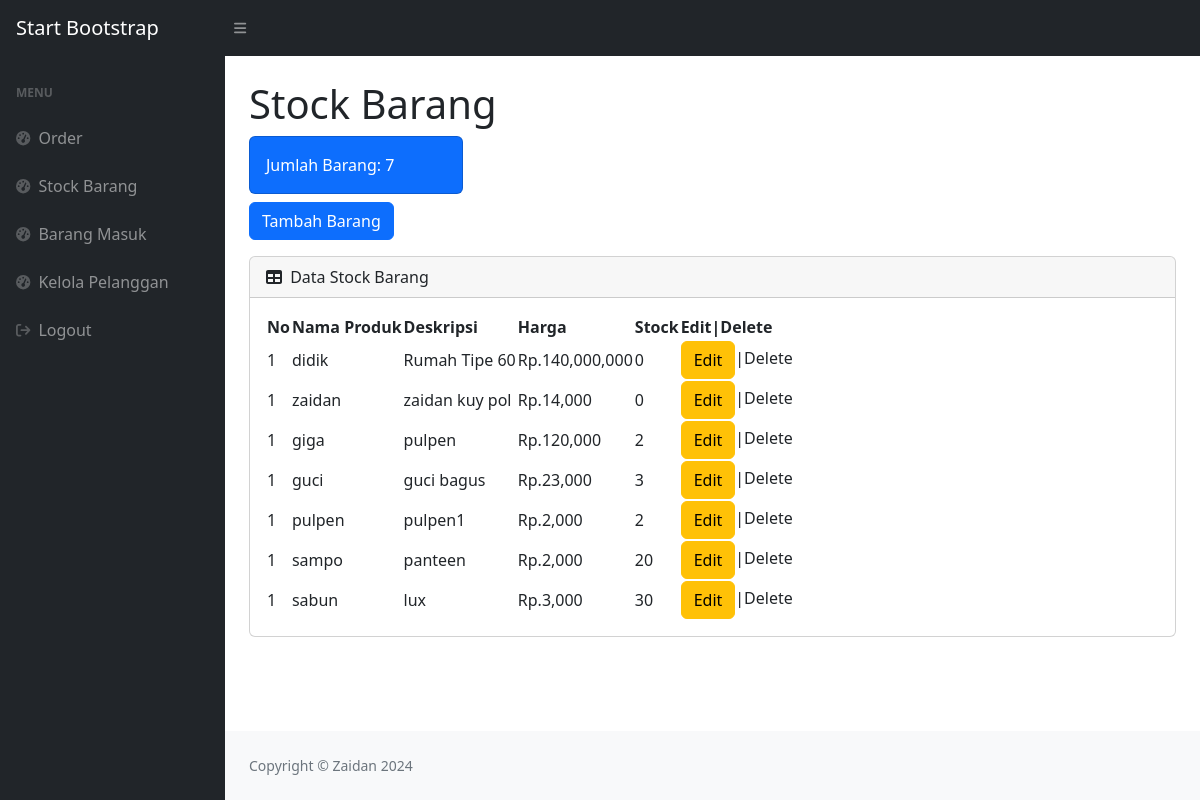
The app's page /stock.php (signed in) with its own data.
### tables this page shows
CREATE TABLE `produk` (
  `id_produk` int NOT NULL,
  `nama_produk` varchar(35) NOT NULL,
  `deskripsi` varchar(35) NOT NULL,
  `harga` int NOT NULL,
  `stock` int NOT NULL
);

### stock.php (the view, shortened to what this page needs)
<?php
require 'ceklogin.php';
$barang = mysqli_query($koneksi, "SELECT * FROM produk");
$h2 = mysqli_num_rows($barang);
?>
<!DOCTYPE html>
<html lang="en">
    <head>
        <link href="https://cdn.jsdelivr.net/npm/simple-datatables@7.1.2/dist/style.min.css" rel="stylesheet" />
        <link href="css/styles.css" rel="stylesheet" />
    </head>
    <body class="sb-nav-fixed">
        <nav class="sb-topnav navbar navbar-expand navbar-dark bg-dark">
            <a class="navbar-brand ps-3" href="index.php">Start Bootstrap</a>
            <button class="btn btn-link btn-sm order-1 order-lg-0 me-4 me-lg-0" id="sidebarToggle" href="#!"><i class="fas fa-bars"></i></button>
        </nav>
        <div id="layoutSidenav">
            <div id="layoutSidenav_nav">
                <nav class="sb-sidenav accordion sb-sidenav-dark" id="sidenavAccordion">
                    <div class="sb-sidenav-menu">
                        <div class="nav">
                            <div class="sb-sidenav-menu-heading">Menu</div>
                            <a class="nav-link" href="index.php">
                                <div class="sb-nav-link-icon"><i class="fas fa-tachometer-alt"></i></div>
                                Order
                            </a>
                            <a class="nav-link" href="stock.php">
                                <div class="sb-nav-link-icon"><i class="fas fa-tachometer-alt"></i></div>
                                Stock Barang
                            </a>
                            <a class="nav-link" href="masuk.php">
                                <div class="sb-nav-link-icon"><i class="fas fa-tachometer-alt"></i></div>
                                Barang Masuk
                            </a>
                            <a class="nav-link" href="pelanggan.php">
                                <div class="sb-nav-link-icon"><i class="fas fa-tachometer-alt"></i></div>
                                Kelola Pelanggan
                            </a>
                            <a class="nav-link" href="logout.php">
                                <div class="sb-nav-link-icon"><i class="fa fa-sign-out"></i></div>
                                Logout
                            </a>
                        </div>
                    </div>
                </nav>
            </div>
            <div id="layoutSidenav_content">
                <main>
                    <div class="container-fluid px-4">
                        <h1 class="mt-4">Stock Barang</h1>
                        <div class="row">
                            <div class="col-xl-3 col-md-6">
                                <div class="card bg-primary text-white mb-2">
                                    <div class="card-body">Jumlah Barang: <?= $h2;?></div>
                                </div>
                                <div >
                                <button type="button" class="btn btn-primary" data-bs-toggle="modal" data-bs-target="#myModal">
                                    Tambah Barang
                                </button>
                                </div>
                            </div>
                        </div>
                        <div class="card mt-3 mb-4">
                            <div class="card-header">
                                <i class="fas fa-table me-1"></i>
                                Data Stock Barang
                            </div>
                            <div class="card-body">
                                <table id="datatablesSimple">
                                    <thead>
                                        <tr>
                                            <th>No</th>
                                            <th>Nama Produk</th>
                                            <th>Deskripsi</th>
                                            <th>Harga</th>
                                            <th>Stock</th>
                                            <th>Edit|Delete</th>
                                        </tr>
                                    </thead>
                                    <tbody>
                                        <?php
                                        $getbarang = mysqli_query(
                                            $koneksi,
                                            "SELECT * FROM produk ");
                                        $i = 1;
                                        while ($brg = mysqli_fetch_array($getbarang)) {
                                            $np = $brg['nama_produk'];
                                            $deskripsi = $brg['deskripsi'];
                                            $harga = $brg['harga'];
                                            $stock = $brg['stock'];
                                            $id_produk = $brg['id_produk'];
                                        ?>
                                        <tr>
                                            <td><?= $i; ?></td>
                                            <td><?= $np; ?></td>
                                            <td><?= $deskripsi; ?></td>
                                            <td>Rp.<?= number_format($harga); ?></td>
                                            <td><?= $stock; ?></td>
                                            <td><button type="button" class="btn btn-warning" data-bs-toggle="modal" data-bs-target="#edit<?= $id_produk;?>">Edit</button>|Delete</td>
                                        </tr>
                                        <?php
                                         };
                                          ?>
                                    </tbody>
                                </table>
                            </div>
                        </div>
                    </div>
                </main>
                <footer class="py-4 bg-light mt-auto">
                    <div class="container-fluid px-4">
                        <div class="d-flex align-items-center justify-content-between small">
                            <div class="text-muted">Copyright &copy; Zaidan 2024</div>
                        </div>
                    </div>
                </footer>
            </div>
        </div>
    </body>
</html>

### records on screen
produk: nama_produk "didik", deskripsi "Rumah Tipe 60", harga "140,000,000", stock "0"
produk: nama_produk "zaidan", deskripsi "zaidan kuy pol", harga "14,000", stock "0"
produk: nama_produk "giga", deskripsi "pulpen", harga "120,000", stock "2"
produk: nama_produk "guci", deskripsi "guci bagus", harga "23,000", stock "3"
produk: nama_produk "pulpen", deskripsi "pulpen1", harga "2,000", stock "2"
produk: nama_produk "sampo", deskripsi "panteen", harga "2,000", stock "20"
produk: nama_produk "sabun", deskripsi "lux", harga "3,000", stock "30"

### other values on screen
$h2 "7"
